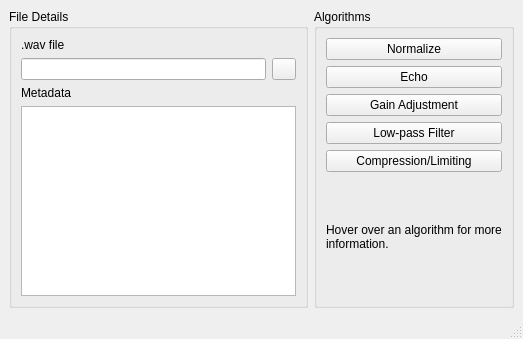
<?xml version="1.0" encoding="UTF-8"?>
<ui version="4.0">
 <class>MainWindow</class>
 <widget class="QMainWindow" name="MainWindow">
  <property name="geometry">
   <rect>
    <x>0</x>
    <y>0</y>
    <width>523</width>
    <height>339</height>
   </rect>
  </property>
  <property name="windowTitle">
   <string>MainWindow</string>
  </property>
  <widget class="QWidget" name="centralwidget">
   <layout class="QHBoxLayout" name="horizontalLayout_2">
    <property name="spacing">
     <number>6</number>
    </property>
    <item>
     <widget class="QGroupBox" name="groupBox_2">
      <property name="title">
       <string>File Details</string>
      </property>
      <layout class="QVBoxLayout" name="verticalLayout_3">
       <item>
        <widget class="QLabel" name="label">
         <property name="text">
          <string>.wav file</string>
         </property>
        </widget>
       </item>
       <item>
        <layout class="QHBoxLayout" name="horizontalLayout">
         <item>
          <widget class="QLineEdit" name="lineEdit"/>
         </item>
         <item>
          <widget class="QPushButton" name="pushButton_6">
           <property name="maximumSize">
            <size>
             <width>24</width>
             <height>16777215</height>
            </size>
           </property>
           <property name="text">
            <string/>
           </property>
          </widget>
         </item>
        </layout>
       </item>
       <item>
        <widget class="QLabel" name="label_2">
         <property name="text">
          <string>Metadata</string>
         </property>
        </widget>
       </item>
       <item>
        <widget class="QPlainTextEdit" name="plainTextEdit">
         <property name="readOnly">
          <bool>true</bool>
         </property>
        </widget>
       </item>
      </layout>
     </widget>
    </item>
    <item>
     <widget class="QGroupBox" name="groupBox">
      <property name="minimumSize">
       <size>
        <width>200</width>
        <height>0</height>
       </size>
      </property>
      <property name="title">
       <string>Algorithms</string>
      </property>
      <layout class="QVBoxLayout" name="verticalLayout_2">
       <item>
        <layout class="QVBoxLayout" name="verticalLayout">
         <item>
          <widget class="QPushButton" name="pushButton">
           <property name="text">
            <string>Normalize</string>
           </property>
          </widget>
         </item>
         <item>
          <widget class="QPushButton" name="pushButton_5">
           <property name="text">
            <string>Echo</string>
           </property>
          </widget>
         </item>
         <item>
          <widget class="QPushButton" name="pushButton_4">
           <property name="text">
            <string>Gain Adjustment</string>
           </property>
          </widget>
         </item>
         <item>
          <widget class="QPushButton" name="pushButton_2">
           <property name="text">
            <string>Low-pass Filter</string>
           </property>
          </widget>
         </item>
         <item>
          <widget class="QPushButton" name="pushButton_3">
           <property name="text">
            <string>Compression/Limiting</string>
           </property>
          </widget>
         </item>
        </layout>
       </item>
       <item>
        <widget class="QLabel" name="label_3">
         <property name="text">
          <string>Hover over an algorithm for more information.</string>
         </property>
         <property name="wordWrap">
          <bool>true</bool>
         </property>
        </widget>
       </item>
      </layout>
     </widget>
    </item>
   </layout>
  </widget>
  <widget class="QMenuBar" name="menubar">
   <property name="geometry">
    <rect>
     <x>0</x>
     <y>0</y>
     <width>523</width>
     <height>22</height>
    </rect>
   </property>
  </widget>
  <widget class="QStatusBar" name="statusbar"/>
 </widget>
 <resources/>
 <connections/>
</ui>
